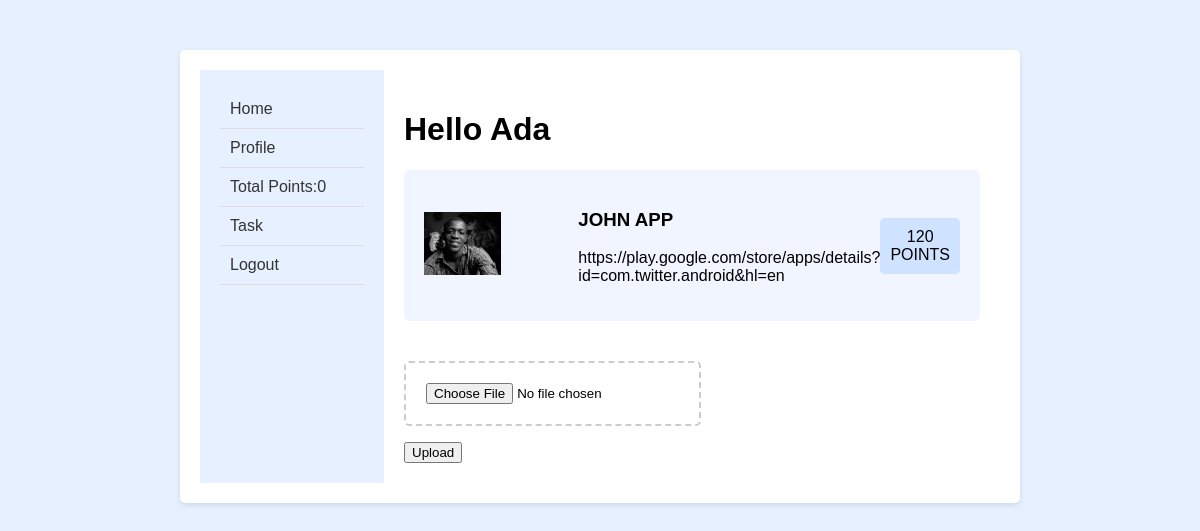
The page /submit_task/10 (signed in) on the database as committed earlier.
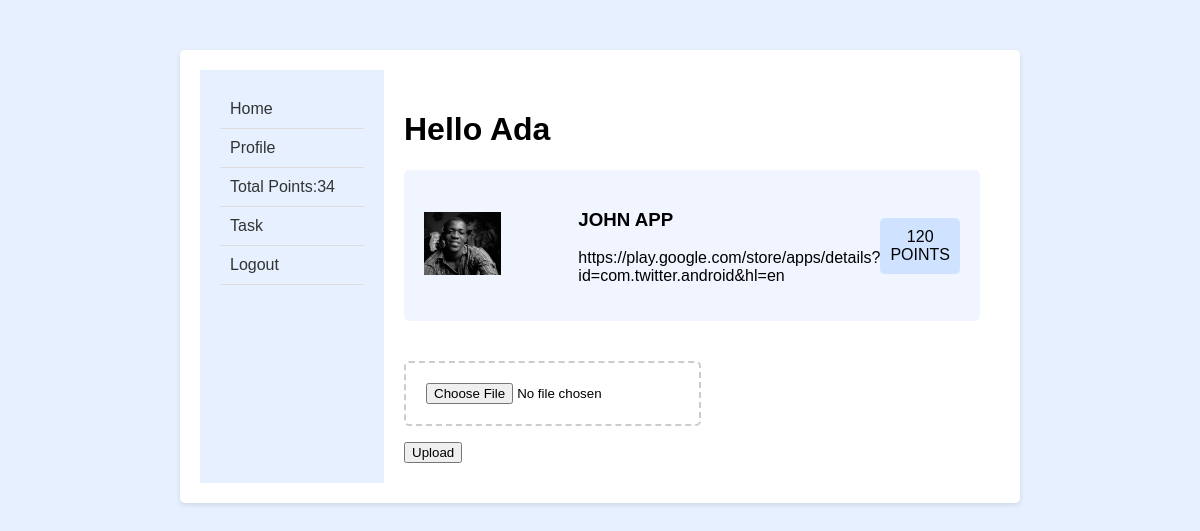
The same page on the database as committed later.
### mytask/models.py (models this page shows, shortened)
class UserProfile(models.Model):
    user = models.OneToOneField(MyUsers, on_delete = models.CASCADE,related_name='auth_users')
    total_points =models.IntegerField( default=0, blank=True)
    number_of_task_completed = models.IntegerField(default=0,blank=True)
    def __str__(self):
        return self.user.username

class MyUsers(AbstractBaseUser,PermissionsMixin):
    class Role(models.TextChoices):
        ADMIN = 'ADMIN','Admin'
        USER = 'USER','User'
    user_type = models.CharField(max_length=50, choices=Role.choices)
    username = models.CharField(max_length=255,null=True,unique=True)
    email = models.EmailField(_("email address"), unique=True)
    created_at  = models.DateTimeField(default=timezone.now)
    is_staff = models.BooleanField(default=False)
    is_superuser = models.BooleanField(default=False)
    is_active = models.BooleanField(default=False)
    objects =  CustomUserManager()
    USERNAME_FIELD = "email"
    REQUIRED_FIELDS = ['username']

### mytask/views.py (the view, shortened to what this page needs)
# urls.py: path('submit_task/<int:app_id>',views.submit_task, name='submit_task'),
def submit_task(request,app_id):
    app=AdminApps.objects.get(id=app_id)
    user = UserProfile.objects.get(user=request.user)
    person = MyUsers.objects.get(email=request.user.email)
    context = {'app':app,'user':user}
    return render(request,'mytask/drop.html',context)

### mytask/models.py (called while the page is built)
    def __str__(self):
        return self.name

### mytask/templates/mytask/drop.html (shortened to what this page needs)
<!DOCTYPE html>
<html>
<head>
</head>
<body>
    <div class="container">
        <div class="sidebar">
            <a href="{% url 'homepage' %}">Home</a>
            <a href="#">Profile</a>
            <a href="">Total Points:{{user.total_points}}</a>
            <a href="{% url 'view_all_app' %}">Task</a>
            <a href="{% url 'logout' %}">Logout</a>
        </div>
        <div class="content">
            <h1>Hello {{user}} </h1>
            <div class="task-card">
                <div class = 'box'> <img src= "{{app.app_icon.url}}" alt="logo"></div>
                <div class="task-details">
                    <h3>{{app}}</h3>
                    <p>{{app.app_store_link}}</p>
                </div>
                <div class="task-points">
                    {{app.points_reward}} POINTS
                </div>
            </div>
            <form id="upload-form" action="{% url 'submit_task' app.id %}" method="post" enctype="multipart/form-data">
                <div>
                    <input class="dropzone" type="file" name="screenshot">
                </div>
                <input type="submit" value="Upload">
            </form>
        </div>
    </div>
</body>
</html>

Rows that differ between the two databases and show on the page:
changed UserProfile "Ada": total_points "0" → "34"
